Frame 1 (no input): blank canvas, image omitted
Frame 60 (no input): blank canvas, image omitted
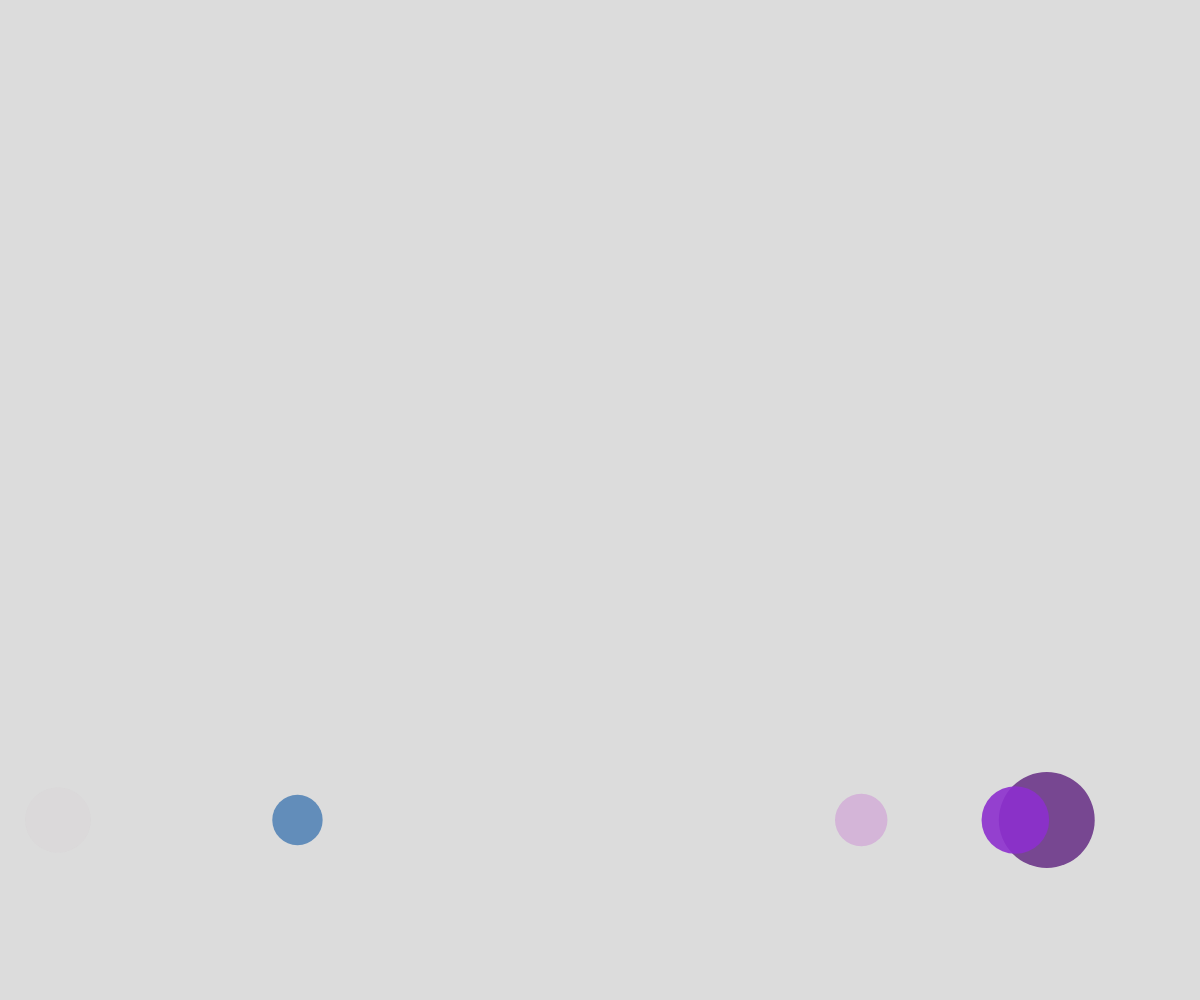
Frame 120 (the mouse pressed at the canvas centre since frame 60)

The p5.js sketch whose frames 1 and 60 were blank and that drew this single picture after the mouse press (run headless with seeded random() and noise() and a simulated clock; from frame 60 on, the mouse is pressed at the canvas centre):

// p5.js sketch
// ── sketch.js
// Bubble Demo

let theBubbles = [];

function setup() {
  createCanvas(windowWidth, windowHeight);
}

function draw() {
  background(220);
  bubbleUp();
  displayBubble();
}

function mousePressed() {
  for (let i = 0; i<5; i++) {
    spawnBubble();
  }
}

function spawnBubble() {
  let bubble = {
    x: random(width),
    y: height,
    radius: random(20,50),
    dx: 0,
    dy: -3,
    theColor: color(random(255),random(255),random(255),random(255)), //4th value is alpha/transparency
  };
  theBubbles.push(bubble);
}

function bubbleUp() {
  for (let bubble of theBubbles) {  
    bubble.y += bubble.dy;
  
    // jitter sideways
    bubble.x += random(-5, 5);
  }
}

function displayBubble() {
  for (let bubble of theBubbles) {
    noStroke();
    fill(bubble.theColor);
    circle(bubble.x, bubble.y, bubble.radius*2);
  }
}
